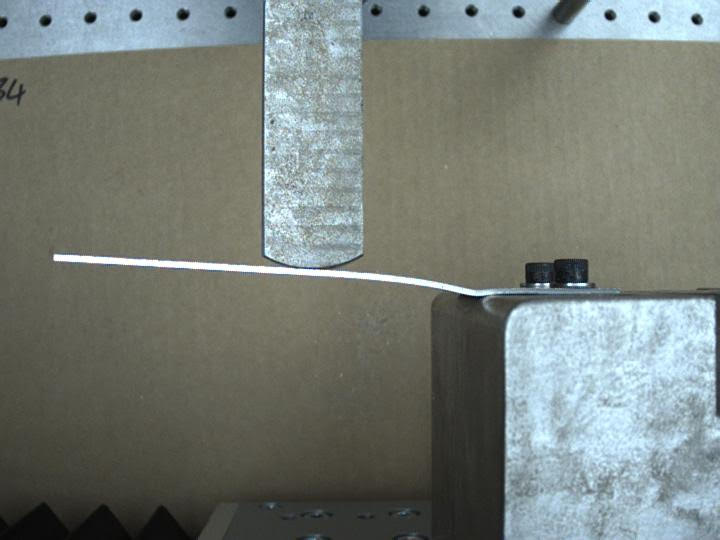
%> input picture Acquisition500.jpg, 720 x 540 px
$ octave Method1_ThreeCases.m   (GNU Octave 9; MATLAB toolbox functions it lacks are replaced by stand-ins)
%> lines starting %> are read from the running program, lines starting %| are printed output that depends on the picture; in (x1, y1, x2, y2) boxes, pixels count from 0 and x2, y2 are one past the last pixel; in counts of white or black regions, pixels touching at a corner belong together; the program's own positions count from 1
%% Method1_ThreeCases.m
clc; clear all;

% Case 1: Perfect top view (Acquisition500)
% Case 2: Showing underside (Acquisition660)
% Case 3: Showing tool head (Acquisition1270)
img = imread("Acquisition500.jpg");
%> img is the input picture: size 540x720x3 uint8; mean R, G, B 118.4, 125.1, 119

% Turn into grayscale for pixel histogram analysis
gray_img = im2gray(img);
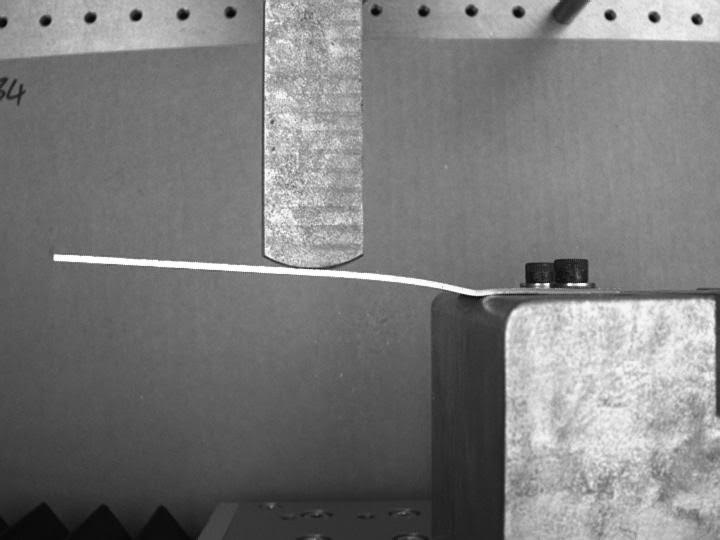
%> gray_img: size 540x720 uint8; min 1, max 255, mean 122.4

% Binarize (retains top side of the punch only)
bw = imbinarize(gray_img);
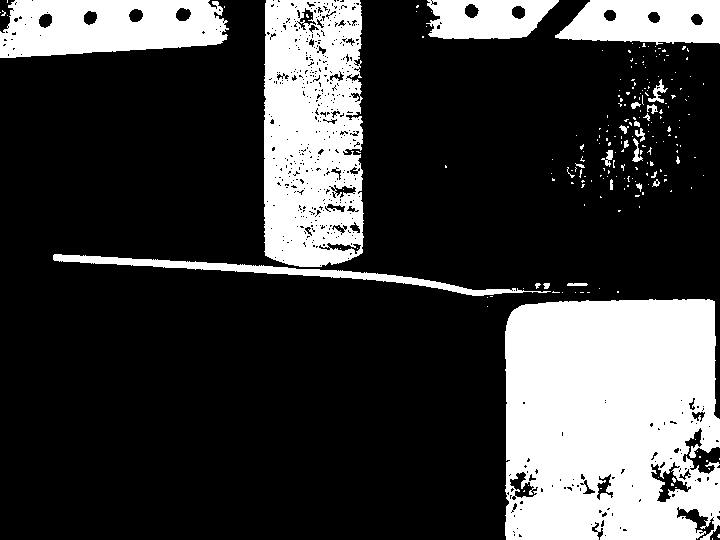
%> bw: size 540x720 logical; 24.6% white; 214 white regions (188 under 20 px), largest, box (x1, y1, x2, y2) and area: (505, 299, 720, 540) 47494, (264, 0, 364, 267) 22980, (0, 0, 229, 58) 10513

% Denoise (removes small objects)
minSize = 175; % pxl threshold through trial & error
bw = bwareaopen(bw,minSize);
%> bw: size 540x720 logical; 24.2% white; 6 white regions, box (x1, y1, x2, y2) and area: (505, 299, 720, 540) 47494, (264, 0, 364, 267) 22980, (0, 0, 229, 58) 10513, (555, 0, 720, 45) 5848, (426, 0, 559, 39) 3953, (53, 254, 551, 296) 3239

% Fill holes (regionprops is used to estimate the area enclosed later)
bw = imfill(bw,"holes");
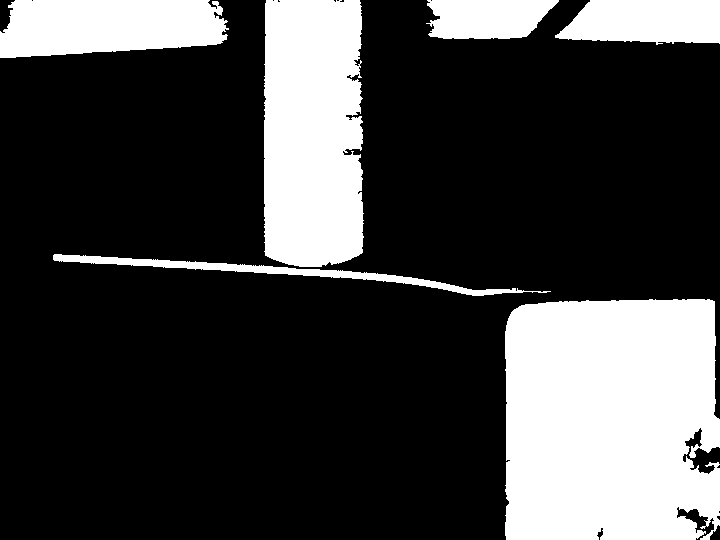
%> bw: size 540x720 logical; 25.5% white; 6 white regions, box (x1, y1, x2, y2) and area: (505, 299, 720, 540) 49228, (264, 0, 364, 267) 25295, (0, 0, 229, 58) 11160, (555, 0, 720, 45) 6155, (426, 0, 559, 39) 4257, (53, 254, 551, 296) 3241

% Make known, fixed-position, irrelevant regions = 0 pxl
bw(1:60, :) = 0;
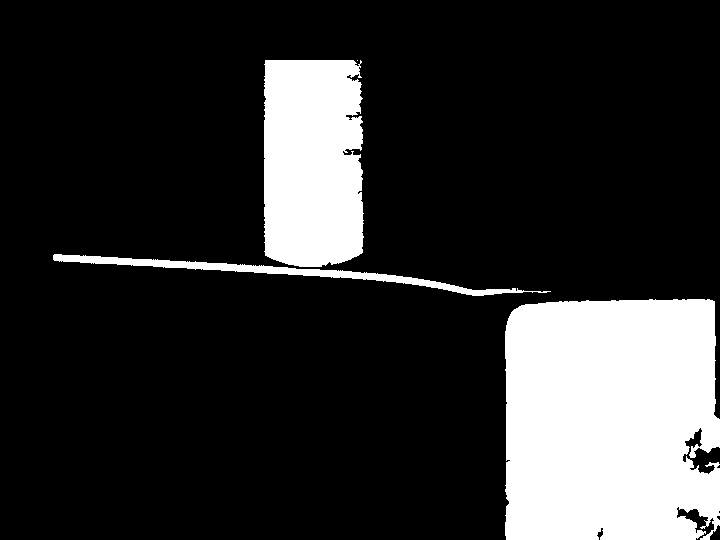
%> bw: size 540x720 logical; 18.5% white; 4 white regions (1 under 20 px), largest, box (x1, y1, x2, y2) and area: (505, 299, 720, 540) 49228, (264, 60, 364, 267) 19559, (53, 254, 551, 296) 3241
bw(1:200, 500:end) = 0;

% Now denoise again (removes any remaining small objects)
minSize = 175; % pxl threshold through trial & error
bw = bwareaopen(bw,minSize);

% Look for exterior boundaries
    % "noholes" = don't search for inner contours
    % B = a cell storing the boundary coordinates for every bounded shape
    % L = a label matrix of each shape
[B,L] = bwboundaries(bw,"noholes");
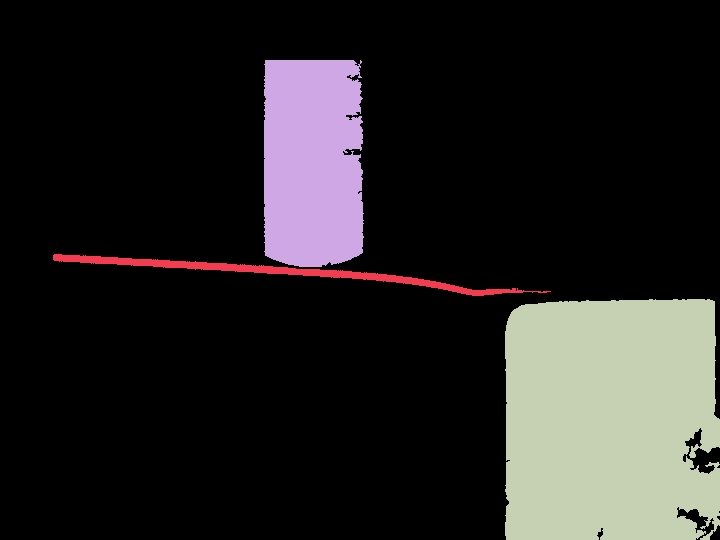
%> L: size 540x720 double; 4 distinct labels, from 0 to 3; one colour per label, 0 black
%> B = 3 boundaries; box (x1, y1, x2, y2) and points: (505, 299, 720, 540) 1274, (53, 254, 551, 296) 1005, (264, 60, 364, 267) 723

% Display each shape in a different color
    % 0.5 sets the background gray
    % @cool = a type of color map
imshow(label2rgb(L,@cool,[.5 .5 .5]))
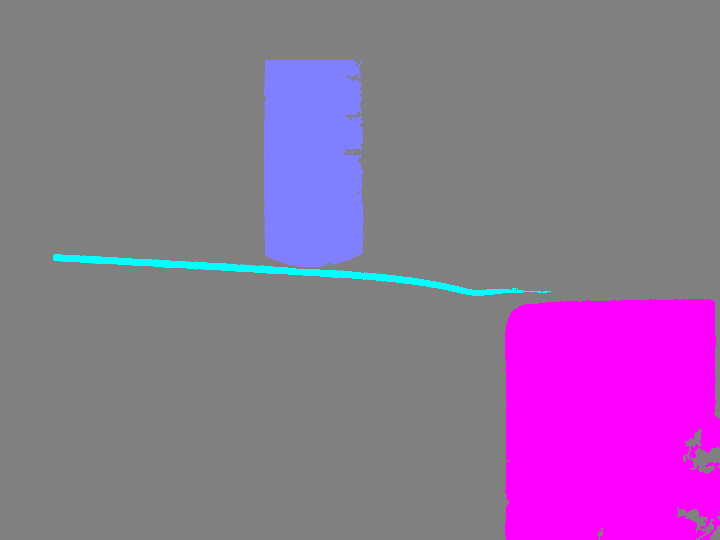
%> displayed picture: size 540x720x3, on the screen's scale of 0 to 255; mean R, G, B 143, 112.9, 151.5

hold on

% Make the boundaries white for visualization

for i = 1:length(B) % for i-many shapes
  boundary = B{i}; % the boundary coordinates for the i-th shape
  plot(boundary(:,2),boundary(:,1),"w",LineWidth=2) % plot coord. in white
end
%> this loop made 3 passes

% Obtain shape properties
stats = regionprops(L,"Extrema","Centroid","Area");
%> stats = 3 regions; Area and Centroid: 49228 [610.7 420.3], 19559 [313.1 162.9], 3241 [281.7 272.8]

% Single out the punch, store & display properties
for i = 1:length(stats)

    % Area (pxl)
    area = stats(i).Area;
    if area ~= max([stats.Area]) && area ~= min([stats.Area])
    % should work even when punch isn't visible

        % Extremas
        extrema = stats(i).Extrema; % get the extrema for the i-th region
        plot(extrema(:,1), extrema(:,2), 'rx', 'LineWidth', 1, ...
            "MarkerSize", 8); % plot the extrema points in red

        % Outline the leftmost edge
        x_Lbottom = stats(i).Extrema(7,1); % left-bottom x
        x_Ltop = stats(i).Extrema(8,1); % left-top x
        y_Lbottom = stats(i).Extrema(7,2); % left-bottom y
        y_Ltop = stats(i).Extrema(8,2); % left-top y
        line([x_Lbottom, x_Ltop], [y_Lbottom, y_Ltop], 'Color', 'k', ...
            'LineWidth', 2);

        % Calculate the angle deviation
            % Positive angle: tilted towards the right (anticlockwise)
            % Negative angle: tilted towards the left (clockwise)
        height = y_Lbottom - y_Ltop;
        base = x_Lbottom - x_Ltop;
        angle_dev = round(rad2deg(atan(base / height)), 2);
        angleString = "Angle deviation (Punch): " + angle_dev + "°";
        text(400, 50, angleString, 'FontSize', 10, 'Color', 'k', ...
            'FontWeight', 'bold');

        % Centroid
        centroid = stats(i).Centroid;
        plot(centroid(1,1), centroid(1,2), 'r*', 'LineWidth', 1, ...
            "MarkerSize", 8)
        centroidString = sprintf('Centroid (Punch): (%.4f, %.4f)', ...
            centroid(1,1), centroid(1,2));
        text(400, 25, centroidString, 'FontSize', 10, 'Color', 'k', ...
            'FontWeight', 'bold');

    end
end
%> this loop made 3 passes
%> (area, x_Lbottom, x_Ltop, y_Lbottom, y_Ltop, height, base, angle_dev) on pass 2: (19559, 264.5, 264.5, 252.5, 64.5, 188, 0, 0)
%> area on passes 1, 3: 3241, 49228
%> after the loop, extrema = [265.5 60.5; 361.5 60.5; 364.5 213.5; 364.5 238.5; 322.5 267.5; 299.5 267.5; 264.5 252.5; 264.5 64.5]

% Match & append the boundary data to the stats structure
[stats.Boundary] = deal([]);

for i = 1:length(stats)
    area = stats(i).Area;

    % BY THE SCANNING ORDER OF THE LABEL MATRIX: LEFT TO RIGHT

    % 1 = PART
    if area == min([stats.Area])
        stats(i).Boundary = B{1};
    % 3 = DIE
    elseif area == max([stats.Area])
        stats(i).Boundary = B{3};
    % 2 = PUNCH
    else
        stats(i).Boundary = B{2};
    end

end
%> this loop made 3 passes
%> area on passes 1 to 3: 3241, 19559, 49228

% Find midpoints of the part
part_midpoints = []; % initialize a matrix to store the midpoint coords

totalCol = length(bw);
%> totalCol = 720

for currentCol = 1:totalCol % loop through every column of the image
    % Find if the current column is in the x-coordinates of the part
    if any(B{1}(:,2) == currentCol)
        % Find all corresponding y-coords for this x-coord (column)
        index = find(B{1}(:,2) == currentCol);
        y_coords = B{1}(index, 1);
        % Define & store midpoints
        midY = ( max(y_coords) + min(y_coords) ) / 2;
        midPt = [currentCol, midY];
        part_midpoints = [part_midpoints; midPt];
    end
end
%> this loop made 720 passes
%> (index, y_coords, midY, part_midpoints) on passes 54 to 59: ([1; 1001; 1002; 1003; 1004; 1005], [256; 260; 259; 258; 257; 256], 258, [54 258]), ([2; 1000], [255; 261], 258, [54 258; 55 258]), ([3; 999], [255; 261], 258, [54 258; 55 258; 56 258]), ([4; 998], [255; 261], 258, [54 258; 55 258; 56 258; 57 258]), ([5; 997], [255; 261], 258, [54 258; 55 258; 56 258; 57 258; 58 258]), ([6; 996], [255; 261], 258, [54 258; 55 258; 56 258; 57 258; 58 258; 59 258])
%> (index, y_coords, midY, midPt) on pass 60: ([7; 995], [255; 262], 258.5, [60 258.5])
%> after the loop, index = 504; midPt = [551 292]; midY = 292; part_midpoints = 498 rows, first 12: [54 258; 55 258; 56 258; 57 258; 58 258; 59 258; 60 258.5; 61 258; 62 258.5; 63 258.5; 64 259; 65 259]; y_coords = 292

% Draw the midpoints
for i = 1:10:length(part_midpoints)
    plot(part_midpoints(i,1), part_midpoints(i,2), 'r.', 'MarkerSize', 10)
end
%> this loop made 50 passes
%> i on passes 2 to 13: 11, 21, 31, 41, 51, 61, 71, 81, 91, 101, 111, 121
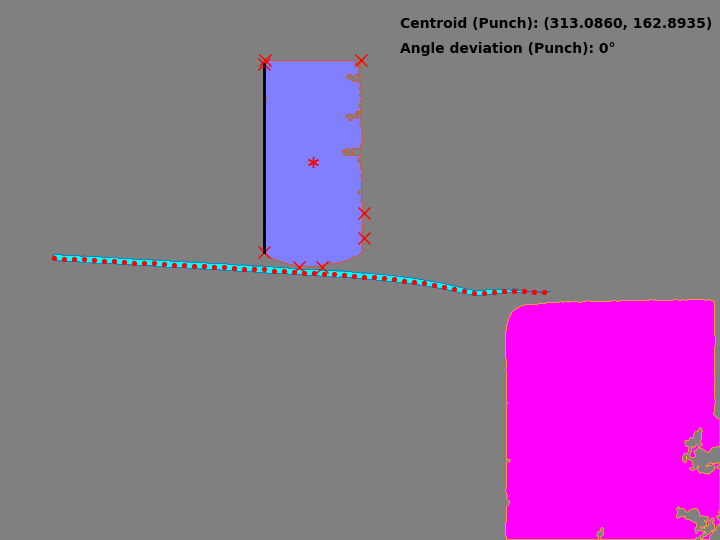
%> figure redrawn from the program's plot data

hold off;
